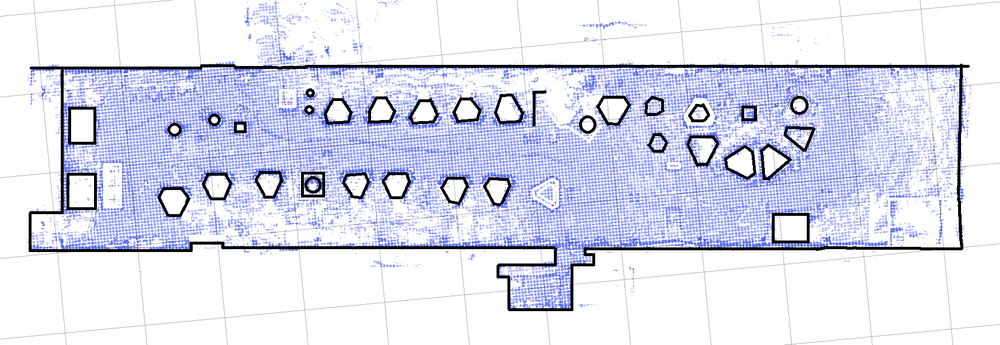
%> input picture environments/GHG_global2.png, 1000 x 345 px, shrunk from 1744 x 601 before the run
$ octave map_global_castings.m   (GNU Octave 9; MATLAB toolbox functions it lacks are replaced by stand-ins)
%> lines starting %> are read from the running program, lines starting %| are printed output that depends on the picture
clear;
clc;
close all;

% map_spec_name='MapSpec_201510211300';
occ_map_loc='GHG_global2.png';
% obstacles_loc=load_occupancy_map_ASIF('figure',occ_map_loc,'spec_file',map_spec_name,'plot_map',0);

offset=[0 0];
resolution=0.07;
rotation=0;
markercolor='k';
markersize=1.5;
only_data=1;


I=imread(occ_map_loc);
%> I is the input picture: size 345x1000x3 uint8; mean R, G, B 219.7, 222.1, 241.2
I_gray=rgb2gray(I);
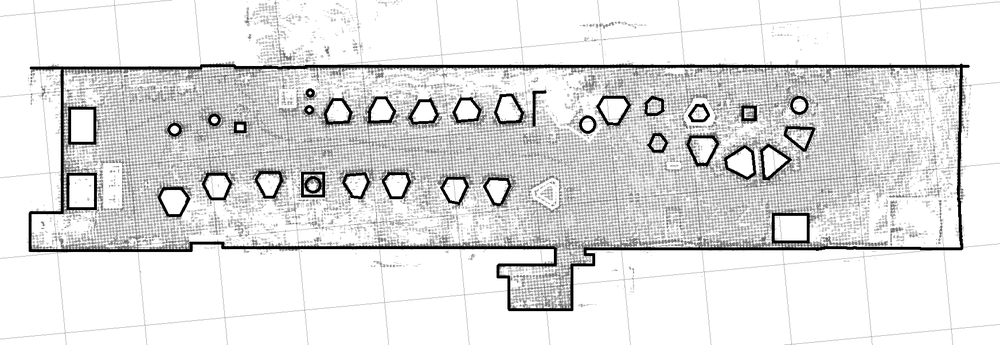
%> I_gray: size 345x1000 uint8; min 0, max 255, mean 223.5

% I_gray = imrotate(I_gray,180);
% I_gray = flipdim(I_gray,2);
I_gray = flipdim(I_gray,1);
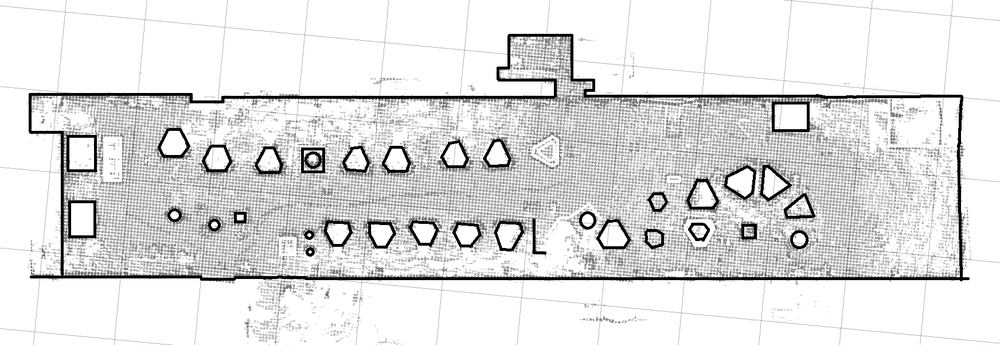
%> I_gray: size 345x1000 uint8; min 0, max 255, mean 223.5; mean of the top-left, top-right, bottom-left and bottom-right quarters 230.3, 226.3, 217.6, 220.1

map_input=double(I_gray);

% map_input=double(I);
offset_x=offset(1);
offset_y=offset(2);
[rows,cols]=find(map_input==0);
%> rows = 7710 values from 35 to 281; cols = 7710 values from 30 to 969
% obstacle_mat=[cols(:),rows(:)];
obstacle_mat=[rows(:),cols(:)];
obstacle_mat=obstacle_mat.*resolution;
obstacle_mat(:,1)=obstacle_mat(:,1)+offset_x;
obstacle_mat(:,2)=obstacle_mat(:,2)+offset_y;
RA=[cosd(rotation) -sind(rotation); sind(rotation) cosd(rotation)];
obstacle_mat=obstacle_mat*RA;


if only_data==1
    plot(obstacle_mat(:,1),obstacle_mat(:,2),...
        'sk','markerfacecolor',markercolor,'markersize',markersize);
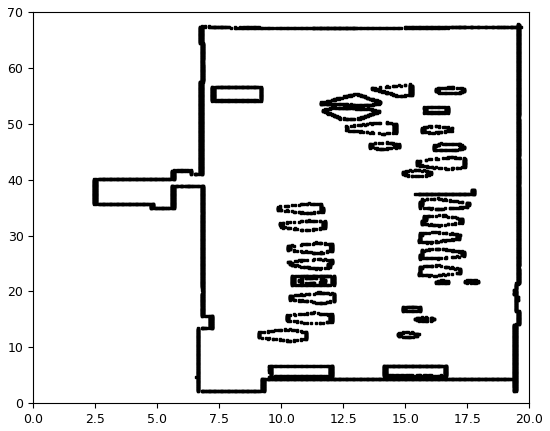
%> figure redrawn from the program's plot data
end


obstacles_loc = obstacle_mat;

figure;plot(obstacles_loc(:,2),obstacles_loc(:,1),'bx')
hold on;
plot(0,0,'ro','markerfacecolor','r','markersize',10)
axis equal
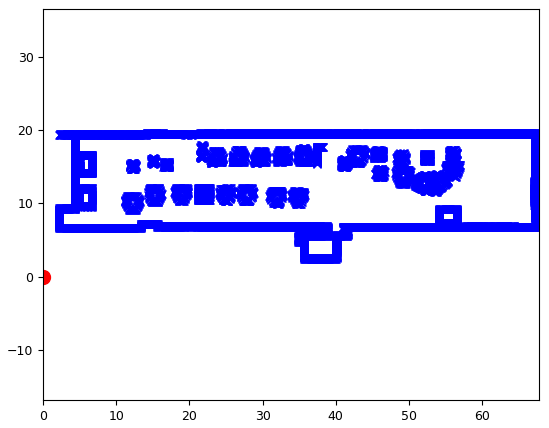
%> figure redrawn from the program's plot data


%/////////////////////////////////////////////////////////////////////////7

% obstacles_loc2 = unique(round(obstacles_loc),'rows');
obstacles_loc2 = unique(ceil(obstacles_loc),'rows');
%> obstacles_loc2 = 370 rows, first 12: [3 36; 3 37; 3 38; 3 39; 3 40; 3 41; 4 36; 4 41; 5 35; 5 36; 5 41; 6 35]

figure;plot(obstacles_loc2(:,1),obstacles_loc2(:,2),'bs','MarkerFaceColor','b')
axis equal
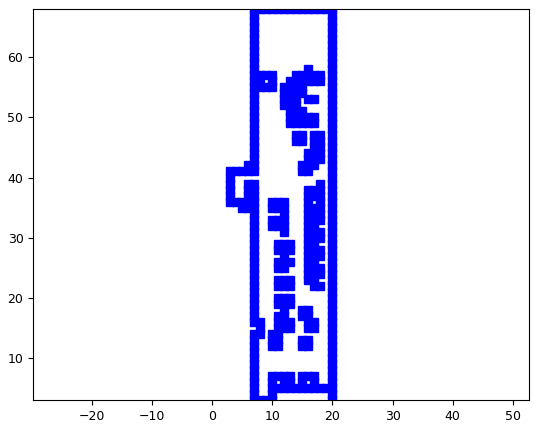
%> figure redrawn from the program's plot data

% pause

obstacles_loc2(:,1) = obstacles_loc2(:,1)-min(obstacles_loc2(:,1))+1;
obstacles_loc2(:,2) = obstacles_loc2(:,2)-min(obstacles_loc2(:,2))+1;

figure;plot(obstacles_loc2(:,1),obstacles_loc2(:,2),'bs','MarkerFaceColor','b')
axis equal
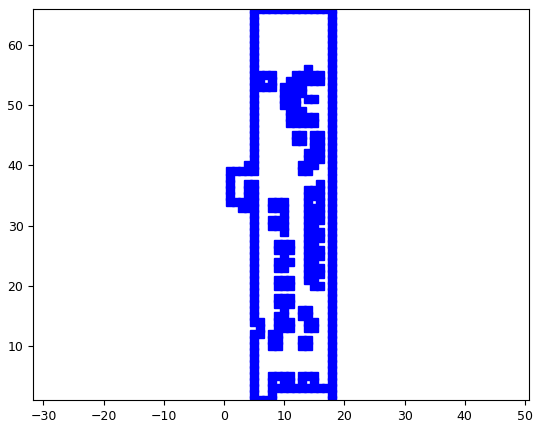
%> figure redrawn from the program's plot data


map = ones(max(obstacles_loc2(:,2)),max(obstacles_loc2(:,1)));

obs_ind = sub2ind(size(map),obstacles_loc2(:,2),obstacles_loc2(:,1));
%> obs_ind = 370 values from 34 to 1188
map(obs_ind) = 0;


% -- fill holes
map = 1-map;
map_remove = imfill(map,4,'holes');
figure; imshow(map','InitialMagnification',500); hold on;
ind_remove = find(map_remove(:)==0);
%> ind_remove = 256 values from 1 to 1058
% map = bwmorph(map,'fill',5000);
% map = imfill(map,0,4);
map = 1-map;
figure; imshow(map','InitialMagnification',500); hold on;

map(ind_remove) = 0;

figure; imshow(map','InitialMagnification',500); hold on;
% set(gca,'YDir','normal');
colormap('gray');

% figure; imshow(map','InitialMagnification',500); hold on;
% set(gca,'YDir','normal');
% colormap('gray');


% -------------- fill holes ------------------
% map = 1-map;
% % https://se.mathworks.com/matlabcentral/newsreader/view_thread/173142
% map = ~bwareaopen(~map, 100);
% map = 1-map;


% ---------- fill holes using 4-connectivity ------------------------
CC = bwconncomp(map,4);
%> CC = 5 connected components
conn_sizes = zeros(CC.NumObjects,1);
for i = 1:CC.NumObjects
    conn_sizes(i) = size(CC.PixelIdxList{i},1);
end
%> this loop made 5 passes
%> after the loop, conn_sizes = [558; 1; 1; 1; 1]
[val,ind] = max(conn_sizes);
%> val = 558; ind = 1
map = zeros(size(map));
map(CC.PixelIdxList{ind}) = 1;

% ------------ morphological operations ---------------------------
% map = bwmorph(map,'remove');
% map = bwmorph(map,'fill',5000);
% map = bwmorph(map,'majority',5);

close all

figure; imshow(map','InitialMagnification',500); hold on;
set(gca,'YDir','normal');
colormap('gray');


filename = 'global-castings.dat';
fileID = fopen(filename,'wt'); fclose(fileID);
dlmwrite(filename,map,'-append','delimiter',' ');
fileID = fopen(filename,'a'); fclose(fileID);
